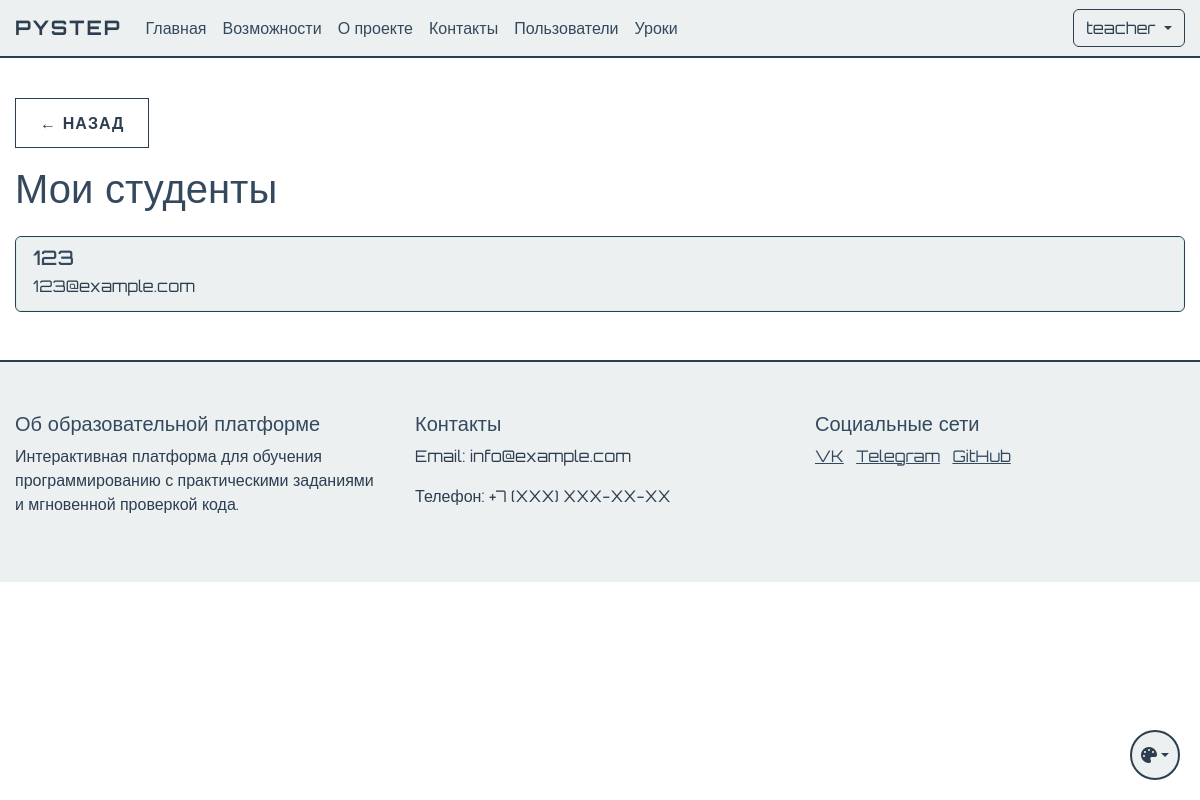
/chat (signed in), run on an earlier commit of the app's database.
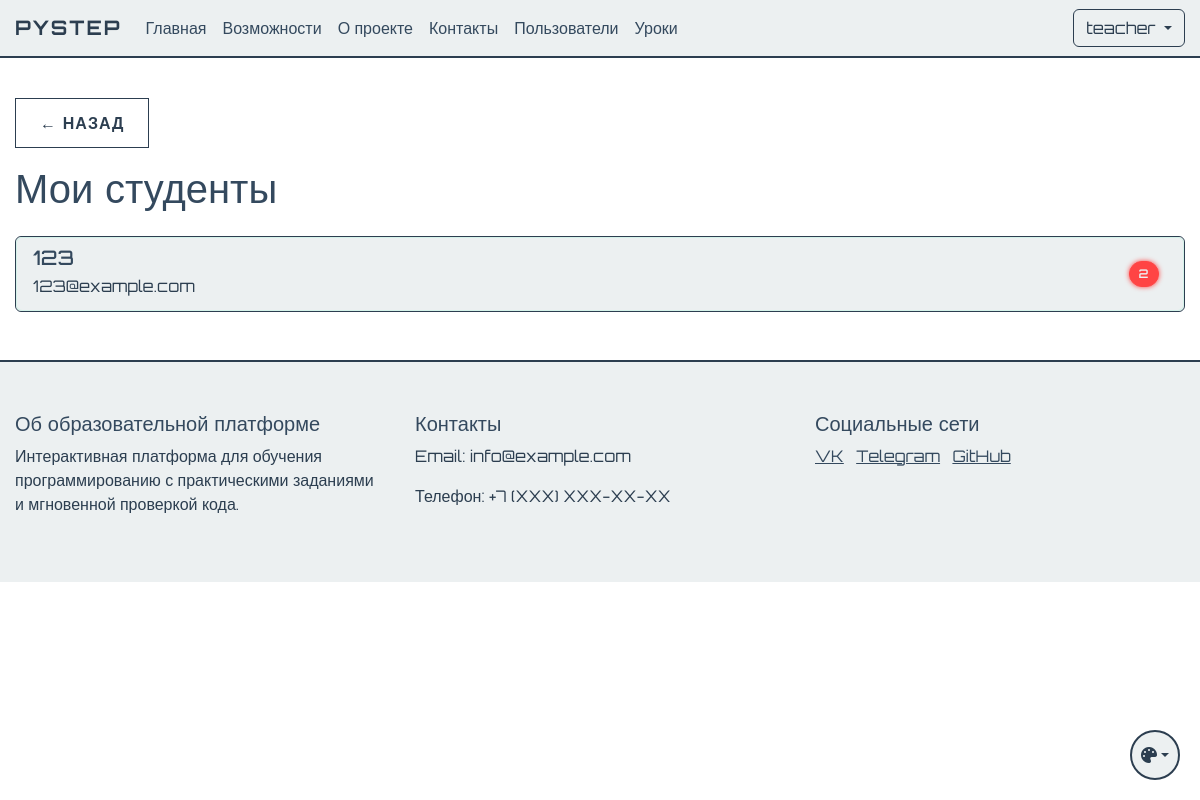
And on a later commit of the database.
### app.py (models this page shows, shortened)
class User(UserMixin, db.Model):
    id = db.Column(db.Integer, primary_key=True)
    name = db.Column(db.String(100), nullable=False)
    username = db.Column(db.String(80), unique=True, nullable=False)
    email = db.Column(db.String(120), unique=True, nullable=False)
    password_hash = db.Column(db.String(128))
    is_admin = db.Column(db.Boolean, default=False)
    user_type = db.Column(db.String(20), default='student')  # student, teacher, admin
    created_by = db.Column(db.Integer, db.ForeignKey('user.id'), nullable=True)  # ID пользователя, создавшего этого пользователя
    created_at = db.Column(db.DateTime, default=db.func.now())
    last_login = db.Column(db.DateTime)
    is_active = db.Column(db.Boolean, default=True)
    progress = db.relationship('UserProgress', backref='user', lazy=True)
    ratings = db.relationship('UserRating', backref='user', lazy=True)
    created_users = db.relationship('User', backref=db.backref('creator', remote_side=[id]))
    def is_teacher(self):
        return self.user_type == 'teacher'
    def is_student(self):
        return self.user_type == 'student'

### app.py (the view)
@app.route('/chat')
@login_required
def chat():
    if current_user.is_student():
        teacher = User.query.get(current_user.created_by)
        if not teacher:
            flash('У вас нет назначенного учителя', 'warning')
            return redirect(url_for('student_dashboard'))
        messages = ChatMessage.query.filter(
            ((ChatMessage.sender_id == current_user.id) & (ChatMessage.receiver_id == teacher.id)) |
            ((ChatMessage.sender_id == teacher.id) & (ChatMessage.receiver_id == current_user.id))
        ).order_by(ChatMessage.created_at.desc()).limit(50).all()
        ChatMessage.query.filter(
            ChatMessage.receiver_id == current_user.id,
            ChatMessage.is_read == False
        ).update({'is_read': True})
        db.session.commit()
        return render_template('chat.html',
                             messages=messages,
                             teacher=teacher,
                             is_student=True)
    elif current_user.is_teacher():
        students = User.query.filter_by(created_by=current_user.id, user_type='student').all()
        students_with_unread = []
        for student in students:
            unread_count = ChatMessage.query.filter_by(
                sender_id=student.id,
                receiver_id=current_user.id,
                is_read=False
            ).count()
            students_with_unread.append({
                'id': student.id,
                'name': student.name,
                'email': student.email,
                'unread_count': unread_count
            })
        return render_template('chat.html',
                             students=students_with_unread,
                             is_student=False)
    return redirect(url_for('index'))

### app.py (called while the page is built)
@login_manager.user_loader
def load_user(user_id):
    return db.session.get(User, int(user_id))

### templates/chat.html (shortened to what this page needs)
{% extends "base.html" %}
{% block content %}
<div class="container mt-4">
    <a href="{{ url_for('student_dashboard') }}" class="btn btn-secondary mb-3">← Назад</a>
    {% if is_student %}
        <h1 class="mb-4">Чат с учителем</h1>
        <div class="card">
            <div class="card-body">
                <div id="messages" class="messages mb-3" style="height: 400px; overflow-y: auto;">
                    {% for message in messages %}
                        <div class="message {% if message.sender_id == current_user.id %}sent{% else %}received{% endif %}">
                            <div class="message-content">
                                {% set lines = message.message.split('\n') %}
                                {% for line in lines %}
                                    {% if line.startswith('Посмотреть задачу: ') %}
                                        {% set url = line.replace('Посмотреть задачу: ', '') %}
                                        <a href="{{ url }}" target="_blank">посмотреть задачу</a>
                                    {% else %}
                                        <span>{{ line }}</span>
                                    {% endif %}
                                    <br>
                                {% endfor %}
                                <small class="text-muted">{{ message.created_at.strftime('%H:%M') }}</small>
                            </div>
                        </div>
                    {% endfor %}
                </div>
                <form id="message-form" class="mt-3">
                    <input type="hidden" id="receiver_id" value="{{ teacher.id }}">
                    <div class="input-group">
                        <input type="text" id="message-input" class="form-control" placeholder="Введите сообщение...">
                        <button type="submit" class="btn btn-primary">Отправить</button>
                    </div>
                </form>
            </div>
        </div>
    {% else %}
        <div id="chat-container">
            {% if student %}
                <h1 class="mb-4">Чат со студентом {{ student.name }}</h1>
                <div class="card">
                    <div class="card-body">
                        <div id="messages" class="messages mb-3" style="height: 400px; overflow-y: auto;">
                            {% for message in messages %}
                                <div class="message {% if message.sender_id == current_user.id %}sent{% else %}received{% endif %}">
                                    <div class="message-content">
                                        <p>{{ message.message | urlize(target='_blank') | safe }}</p>
                                        <small class="text-muted">{{ message.created_at.strftime('%H:%M') }}</small>
                                    </div>
                                </div>
                            {% endfor %}
                        </div>
                        <form id="message-form" class="mt-3">
                            <input type="hidden" id="receiver_id" value="{{ student.id }}">
                            <div class="input-group">
                                <input type="text" id="message-input" class="form-control" placeholder="Введите сообщение...">
                                <button type="submit" class="btn btn-primary">Отправить</button>
                            </div>
                        </form>
                    </div>
                </div>
            {% else %}
                <h1 class="mb-4">Мои студенты</h1>
                <div class="list-group">
                    {% for student in students %}
                        <a href="#" class="list-group-item list-group-item-action student-chat-link" data-student-id="{{ student.id }}">
                            <div class="d-flex justify-content-between align-items-center">
                                <div>
                                    <h5 class="mb-1">{{ student.name }}</h5>
                                    <p class="mb-1">{{ student.email }}</p>
                                </div>
                                {% if student.unread_count > 0 %}
                                    <div class="d-flex align-items-center">
                                        <span class="badge bg-danger rounded-pill me-2">{{ student.unread_count }}</span>
                                    </div>
                                {% endif %}
                            </div>
                        </a>
                    {% endfor %}
                </div>
            {% endif %}
        </div>
    {% endif %}
</div>
{% block extra_css %}
<link rel="stylesheet" href="{{ url_for('static', filename='css/chat.css') }}">
{% endblock %}
{% endblock %}

### templates/base.html (shortened to what this page needs)
<!DOCTYPE html>
<html lang="ru">
<head>
    <link href="https://cdn.jsdelivr.net/npm/bootstrap@5.3.0/dist/css/bootstrap.min.css" rel="stylesheet">
    <link href="{{ url_for('static', filename='css/themes.css') }}" rel="stylesheet">
    <link href="{{ url_for('static', filename='css/base.css') }}" rel="stylesheet">
    <link href="{{ url_for('static', filename='css/components.css') }}" rel="stylesheet">
    <link href="{{ url_for('static', filename='css/forms.css') }}" rel="stylesheet">
    <link href="{{ url_for('static', filename='css/tables.css') }}" rel="stylesheet">
    <link href="{{ url_for('static', filename='css/layout.css') }}" rel="stylesheet">
    {% block extra_css %}{% endblock %}
</head>
<body>
    <nav class="navbar navbar-expand-lg navbar-dark">
        <div class="container">
            <a class="navbar-brand" href="{{ url_for('index') }}">PyStep</a>
            <div class="collapse navbar-collapse" id="navbarNav">
                <ul class="navbar-nav me-auto">
                    <li class="nav-item">
                        <a class="nav-link" href="{{ url_for('index') }}">Главная</a>
                    </li>
                    <li class="nav-item">
                        <a class="nav-link" href="/#features">Возможности</a>
                    </li>
                    <li class="nav-item">
                        <a class="nav-link" href="/#about">О проекте</a>
                    </li>
                    <li class="nav-item">
                        <a class="nav-link" href="/#contact">Контакты</a>
                    </li>
                    {% if current_user.is_admin %}
                    <li class="nav-item">
                            <a class="nav-link" href="{{ url_for('user_list') }}">Пользователи</a>
                    </li>
                    <li class="nav-item">
                            <a class="nav-link" href="{{ url_for('lesson_list') }}">Уроки</a>
                    </li>
                    {% endif %}
                </ul>
                <div class="d-flex">
                    {% if current_user.is_authenticated %}
                        <div class="dropdown">
                            <button class="btn btn-outline-light dropdown-toggle" type="button" id="userMenu" data-bs-toggle="dropdown">
                                {{ current_user.username }}
                            </button>
                        </div>
                    {% else %}
                        <a href="{{ url_for('login') }}" class="btn btn-outline-light me-2">Войти</a>
                    {% endif %}
                </div>
            </div>
        </div>
    </nav>
    {% block content %}{% endblock %}
    <footer class="footer mt-5">
        <div class="container">
            <div class="row">
                <div class="col-md-4">
                    <h5>Об образовательной платформе</h5>
                    <p>Интерактивная платформа для обучения программированию с практическими заданиями и мгновенной проверкой кода.</p>
                </div>
                <div class="col-md-4">
                    <h5>Контакты</h5>
                    <p>Email: info@example.com</p>
                    <p>Телефон: +7 (XXX) XXX-XX-XX</p>
                </div>
                <div class="col-md-4">
                    <h5>Социальные сети</h5>
                    <a href="#" class="text-white me-2">VK</a>
                    <a href="#" class="text-white me-2">Telegram</a>
                    <a href="#" class="text-white">GitHub</a>
                </div>
            </div>
        </div>
    </footer>
    <div class="theme-switch">
        <button class="btn dropdown-toggle" type="button" id="themeDropdown" data-bs-toggle="dropdown" aria-expanded="false">
            <i class="fa-solid fa-palette"></i>
        </button>
    </div>
    <link rel="stylesheet" href="https://cdnjs.cloudflare.com/ajax/libs/font-awesome/6.5.1/css/all.min.css">
</body>
</html>

### static/css/themes.css (style rules this page uses)
:root[data-theme="classic"] { --cyber-primary: #2c3e50; --cyber-secondary: #34495e; --cyber-dark: #ecf0f1; --cyber-bg: #ffffff; --cyber-text: #2c3e50; --cyber-text-light: #34495e; --cyber-text-muted: #7f8c8d; --cyber-card-bg: #ecf0f1; --cyber-text-dark: #2c3e50; --cyber-info: #3498db; }

### static/css/base.css (style rules this page uses)
body { font-family: 'Orbitron', sans-serif; background-color: var(--cyber-bg); color: var(--cyber-text); min-height: 100vh; display: flex; flex-direction: column; opacity: 0; transition: opacity 0.3s ease; }
body.theme-loaded { opacity: 1; }
h1, h2, h3, h4, h5, h6 { color: var(--cyber-text-light); }
p { color: var(--cyber-text); }
.text-white { color: var(--cyber-text-light) !important; }
.navbar { background-color: var(--cyber-dark) !important; border-bottom: 2px solid var(--cyber-primary); }
.navbar-brand { color: var(--cyber-primary) !important; font-weight: 700; text-transform: uppercase; letter-spacing: 2px; }
.nav-link { color: var(--cyber-text-light) !important; transition: all 0.3s ease; }
.footer { background-color: var(--cyber-dark); border-top: 2px solid var(--cyber-primary); color: var(--cyber-text-light); padding: 50px 0; margin-top: auto; }

### static/css/components.css (style rules this page uses)
.btn-outline-light { border-color: var(--cyber-primary); color: var(--cyber-primary); transition: all 0.3s ease; }

### static/css/layout.css (style rules this page uses)
.container { max-width: 1200px; margin: 0 auto; padding: 0 15px; }
.row { margin: 0 -15px; }
.col, [class*="col-"] { padding: 0 15px; }
.mt-4 { margin-top: 1.5rem; }
.mt-5 { margin-top: 3rem; }
.mb-1 { margin-bottom: 0.25rem; }
.mb-3 { margin-bottom: 1rem; }
.mb-4 { margin-bottom: 1.5rem; }
.d-flex { display: flex; }
.justify-content-between { justify-content: space-between; }
.align-items-center { align-items: center; }

### templates/base.html (style rules this page uses)
:root[data-theme="classic"] { --cyber-primary: #2c3e50; --cyber-secondary: #34495e; --cyber-dark: #ecf0f1; --cyber-bg: #ffffff; --cyber-text: #2c3e50; --cyber-text-light: #34495e; --cyber-text-muted: #7f8c8d; --cyber-card-bg: #ecf0f1; --cyber-text-dark: #2c3e50; --cyber-info: #3498db; }
body { font-family: 'Orbitron', sans-serif; background-color: var(--cyber-bg); color: var(--cyber-text); min-height: 100vh; display: flex; flex-direction: column; opacity: 0; transition: opacity 0.3s ease; }
body.theme-loaded { opacity: 1; }
.navbar { background-color: var(--cyber-dark) !important; border-bottom: 2px solid var(--cyber-primary); }
.navbar-brand { color: var(--cyber-primary) !important; font-weight: 700; text-transform: uppercase; letter-spacing: 2px; }
.nav-link { color: var(--cyber-text-light) !important; transition: all 0.3s ease; }
.btn-outline-light { border-color: var(--cyber-primary); color: var(--cyber-primary); transition: all 0.3s ease; }
.footer { background-color: var(--cyber-dark); border-top: 2px solid var(--cyber-primary); color: var(--cyber-text-light); padding: 50px 0; }
.text-white { color: var(--cyber-text-light) !important; }
h1, h2, h3, h4, h5, h6 { color: var(--cyber-text-light); }
p { color: var(--cyber-text); }
.btn-outline-light { animation: cyberGlow 2s infinite; }
.btn-secondary { background-color: transparent; border: 1px solid var(--cyber-primary); color: var(--cyber-primary); padding: 0.75rem 1.5rem; border-radius: 0; font-weight: 600; letter-spacing: 1px; text-transform: uppercase; transition: all 0.3s ease; }
.list-group { background-color: var(--cyber-card-bg); border: 1px solid var(--cyber-primary); }
.list-group-item { background-color: var(--cyber-card-bg); border-color: rgba(0, 255, 157, 0.1); color: var(--cyber-text-light); }
.badge { font-weight: 600; letter-spacing: 0.5px; padding: 0.5em 0.75em; border-radius: 0; }
.badge.bg-danger { background-color: #ff4444 !important; color: var(--cyber-dark) !important; border: 1px solid #ff4444; box-shadow: 0 0 5px #ff4444; }
.theme-switch { position: fixed; bottom: 20px; right: 20px; z-index: 1000; }
.theme-switch .btn { width: 50px; height: 50px; border-radius: 50%; padding: 0; display: flex; align-items: center; justify-content: center; border: 2px solid var(--cyber-primary); transition: all 0.3s ease; background-color: var(--cyber-card-bg); color: var(--cyber-primary); }

What changed in the data, as far as the page shows it:
changed User "123@example.com": unread_count (not shown) → "2"
